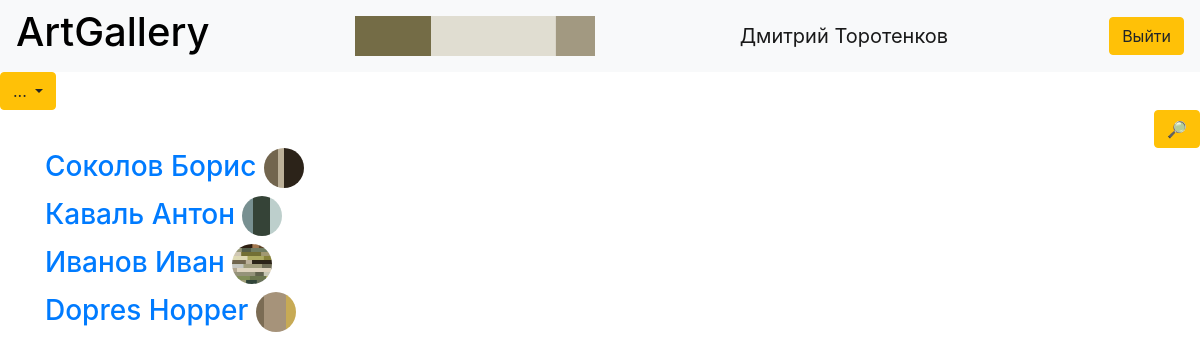
/list (signed in), run on the app's committed database.
### data/users.py (models this page shows, shortened)
class User(SqlAlchemyBase, UserMixin, SerializerMixin):
    __tablename__ = 'users'
    id = sqlalchemy.Column(sqlalchemy.Integer, primary_key=True, autoincrement=True)
    surname = sqlalchemy.Column(sqlalchemy.String, nullable=True)
    name = sqlalchemy.Column(sqlalchemy.String, nullable=True)
    email = sqlalchemy.Column(sqlalchemy.String, index=True, unique=True, nullable=True)
    favorite = sqlalchemy.Column(sqlalchemy.String, nullable=True)
    avatar = sqlalchemy.Column(sqlalchemy.String)
    pull = sqlalchemy.Column(sqlalchemy.Integer, nullable=True, default=0)
    hashed_password = sqlalchemy.Column(sqlalchemy.String, nullable=True)
    modifed_date = sqlalchemy.Column(sqlalchemy.DateTime, default=datetime.datetime.now)

### main.py (the view)
@app.route('/list')
@login_required
def users_list():
    db_sess = db_session.create_session()
    users = db_sess.query(User).filter(User.id != current_user.id).all()
    return render_template('list_users.html', users=users)

### data/db_session.py (called while the page is built)
def create_session() -> Session:
    global __factory
    return __factory()

### main.py (called while the page is built)
@login_manager.user_loader
def load_user(user_id):
    db_sess = db_session.create_session()
    return db_sess.query(User).get(user_id)

### templates/list_users.html
{% extends "base.html" %}
{% block content %}
{% for user in users %}
<h3><a href={{'/page/' + user.name + user.surname }}>{{user.surname}} {{user.name}}</a>
{% if user.avatar %}
<img src={{"../static/avatars/" + user.avatar}} alt="Avatar" style="border-radius: 50%; height:40px; width:40px" align="middle">
{% endif %}
    </h3>
{% endfor %}
{% endblock %}

### templates/base.html (shortened to what this page needs)
<!DOCTYPE html>
<html lang="en">
<head>
    <link rel="stylesheet" href="https://stackpath.bootstrapcdn.com/bootstrap/4.4.1/css/bootstrap.min.css"
>
</head>
<body>
<header>
    <nav class="navbar navbar-light bg-light">
        <h1><a href="/" id="title" style="text-decoration:none;color:black">ArtGallery</a></h1>
        {% if current_user.is_authenticated %}
        {% if current_user.avatar %}
        <img src={{'../static/avatars/' + current_user.avatar}} height="40px">
        {% endif %}
        <a class="navbar-brand" href={{'/page/' + current_user.name + current_user.surname }}>{{ current_user.name }} {{ current_user.surname }}</a>
        <a class="btn btn-warning" href="/logout">Выйти</a>
        {% else %}
        <p>
            <a class="btn btn-primary " href="/register">Register</a>
            <a class="btn btn-success" href="/login">Log in</a>
        </p>
        {% endif %}
    </nav>
            <div class="dropdown">
  <button class="btn btn-warning dropdown-toggle" type="button" id="dropdownMenuButton1" data-bs-toggle="dropdown" aria-expanded="false">
    ...
  </button>
</div>
    <div align="right"><a href="/search" class="btn btn-warning">
            &#128270;
        </a></div>
</header>
<main role="main" class="container">
    {% block content %}{% endblock %}
</main>
</body>
</html>

### data on the page
User: avatar (picture), name "Дмитрий", surname "Торотенков"
User: surname "Соколов", name "Борис", avatar (picture)
User: surname "Каваль", name "Антон", avatar (picture)
User: surname "Иванов", name "Иван", avatar (picture)
User: surname "Dopres", name "Hopper", avatar (picture)
